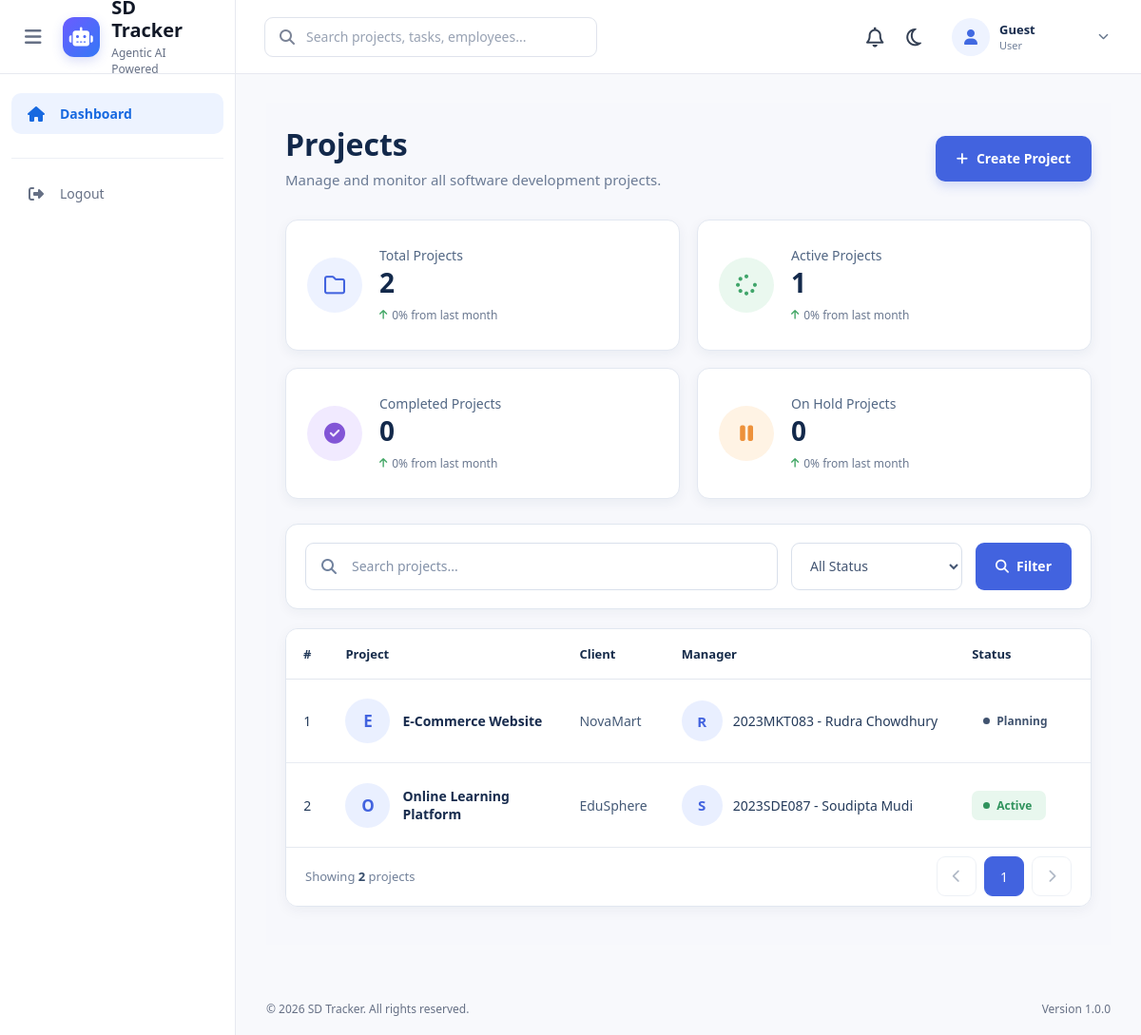
/projects/, run on the app's committed database.
### projects/models.py (models this page shows, shortened)
class Project(models.Model):
    STATUS_CHOICES = (
        ("planning", "Planning"),
        ("active", "Active"),
        ("on_hold", "On Hold"),
        ("completed", "Completed"),
        ("cancelled", "Cancelled"),
    )
    name = models.CharField(
        max_length=200
    )
    description = models.TextField(
        blank=True
    )
    client_name = models.CharField(
        max_length=150
    )
    start_date = models.DateField()
    deadline = models.DateField()
    status = models.CharField(
        max_length=20,
        choices=STATUS_CHOICES,
        default="planning"
    )
    manager = models.ForeignKey(
        Employee,
        on_delete=models.SET_NULL,
        null=True,
        related_name="managed_projects"
    )
    progress = models.PositiveIntegerField(
        default=0,
        validators=[MaxValueValidator(100)]
    )
    teams = models.ManyToManyField(
        Team,
        related_name="projects",
        blank=True
    )

### employees/models.py (models this page shows)
class Employee(models.Model):
    STATUS_CHOICES = (
        ("active", "Active"),
        ("on_leave", "On Leave"),
        ("inactive", "Inactive"),
    )
    user = models.OneToOneField(
        User,
        on_delete=models.CASCADE,
        related_name="employee"
    )
    employee_id = models.CharField(
        max_length=20,
        unique=True
    )
    designation = models.CharField(
        max_length=100
    )
    department = models.CharField(
        max_length=100
    )
    skills = models.TextField(
        blank=True
    )
    joining_date = models.DateField()
    status = models.CharField(
        max_length=20,
        choices=STATUS_CHOICES,
        default="active"
    )
    def __str__(self):
        return f"{self.employee_id} - {self.user.get_full_name()}"

### projects/views.py (the view)
# urls.py: path("",views.project_list,name="project_list"),
def project_list(request):
    projects = Project.objects.all()
    search_query = request.GET.get("search")
    if search_query:
        projects = projects.filter(
            Q(name__icontains=search_query) |
            Q(client_name__icontains=search_query)
        )
    status = request.GET.get("status")
    if status:
        projects = projects.filter(
            status=status
        )
    total_projects = Project.objects.count()
    active_projects = Project.objects.filter(
        status="active"
    ).count()
    completed_projects = Project.objects.filter(
        status="completed"
    ).count()
    on_hold_projects = Project.objects.filter(
        status="on_hold"
    ).count()
    context = {
        "projects": projects,
        "total_projects": total_projects,
        "active_projects": active_projects,
        "completed_projects": completed_projects,
        "on_hold_projects": on_hold_projects,
        "status_choices": Project.STATUS_CHOICES,
    }
    return render(
        request,
        "projects/project_list.html",
        context
    )

### projects/templates/projects/project_list.html (shortened to what this page needs)
{% extends "base.html" %}
{% load static %}
{% block extra_css %}
<link rel="stylesheet" href="{% static 'css/projects/project_list.css' %}">
{% endblock %}
{% block content %}
<div class="projects-page">
    <div class="page-header">
        <div>
            <h1>Projects</h1>
            <p>Manage and monitor all software development projects.</p>
        </div>
        <a href="{% url 'project_create' %}" class="create-button">
            <i class="fa-solid fa-plus"></i>
            Create Project
        </a>
    </div>
    <div class="stats-grid">
        <div class="stat-card">
            <div class="stat-icon stat-blue">
                <i class="fa-regular fa-folder"></i>
            </div>
            <div class="stat-content">
                <p>Total Projects</p>
                <h2>{{ total_projects }}</h2>
                <span class="stat-growth">
                    <i class="fa-solid fa-arrow-up"></i>
                    0% from last month
                </span>
            </div>
        </div>
        <div class="stat-card">
            <div class="stat-icon stat-green">
                <i class="fa-solid fa-spinner"></i>
            </div>
            <div class="stat-content">
                <p>Active Projects</p>
                <h2>{{ active_projects }}</h2>
                <span class="stat-growth">
                    <i class="fa-solid fa-arrow-up"></i>
                    0% from last month
                </span>
            </div>
        </div>
        <div class="stat-card">
            <div class="stat-icon stat-purple">
                <i class="fa-solid fa-circle-check"></i>
            </div>
            <div class="stat-content">
                <p>Completed Projects</p>
                <h2>{{ completed_projects }}</h2>
                <span class="stat-growth">
                    <i class="fa-solid fa-arrow-up"></i>
                    0% from last month
                </span>
            </div>
        </div>
        <div class="stat-card">
            <div class="stat-icon stat-orange">
                <i class="fa-solid fa-pause"></i>
            </div>
            <div class="stat-content">
                <p>On Hold Projects</p>
                <h2>{{ on_hold_projects }}</h2>
                <span class="stat-growth">
                    <i class="fa-solid fa-arrow-up"></i>
                    0% from last month
                </span>
            </div>
        </div>
    </div>
    <form method="GET" class="project-filter">
        <div class="search-box">
            <input
                type="text"
                name="search"
                placeholder="Search projects..."
                value="{{ request.GET.search|default:'' }}"
            >
        </div>
        <select name="status">
            <option value="">
                All Status
            </option>
        </select>
        <button type="submit">
            <i class="fa-solid fa-magnifying-glass"></i>
            Filter
        </button>
    </form>
    <div class="table-card">
        <table>
            <thead>
                <tr>
                    <th class="number-column">
                        #
                    </th>
                    <th>
                        Project
                    </th>
                    <th>
                        Client
                    </th>
                    <th>
                        Manager
                    </th>
                    <th>
                        Status
                    </th>
                    <th>
                    </th>
                </tr>
            </thead>
            <tbody>
                {% for project in projects %}
                <tr>
                    <td class="number-column">
                        {{ forloop.counter }}
                    </td>
                    <td>
                        <div class="project-info">
                            <div class="project-avatar">
                                {{ project.name|first|upper }}
                            </div>
                            <div>
                                <a
                                    href="{% url 'project_detail' project.id %}"
                                    class="project-name"
                                >
                                    {{ project.name }}
                                </a>
                            </div>
                        </div>
                    </td>
                    <td>
                        <span class="client-name">
                            {{ project.client_name }}
                        </span>
                    </td>
                    <td>
                        {% if project.manager %}
                            <div class="manager-info">
                                <div class="manager-avatar">
                                    {{ project.manager.user.first_name|first|upper }}
                                </div>
                                <span>
                                    {{ project.manager }}
                                </span>
                            </div>
                        {% else %}
                            <span class="no-manager">
                                No Manager Assigned
                            </span>
                        {% endif %}
                    </td>
                    <td>
                        <span class="status {{ project.status }}">
                            <span class="status-dot"></span>
                            {{ project.get_status_display }}
                        </span>
                    </td>
                    <td>
                    </td>
                </tr>
                {% endfor %}
            </tbody>
        </table>
        <div class="table-footer">
            <div class="showing-count">
                Showing
                <strong>{{ projects|length }}</strong>
                projects
            </div>
            <div class="pagination">
                <button
                    type="button"
                    class="pagination-btn"
                    disabled
                >
                    <i class="fa-solid fa-chevron-left"></i>
                </button>
                <button
                    type="button"
                    class="pagination-btn active"
                >
                    1
                </button>
                <button
                    type="button"
                    class="pagination-btn"
                    disabled
                >
                    <i class="fa-solid fa-chevron-right"></i>
                </button>
            </div>
        </div>
    </div>
</div>
{% endblock %}

### static/css/style.css (style rules this page uses)
* { margin: 0; padding: 0; box-sizing: border-box; }
html { scroll-behavior: smooth; }
:root { --bg-main: #f7f8fc; --bg-card: #ffffff; --bg-navbar: #ffffff; --bg-sidebar: #ffffff; --text-main: #172033; --text-heading: #101828; --text-muted: #667085; --border-color: #e7e9f0; --input-bg: #ffffff; --hover-bg: #f4f7fc; }
body { font-family: "Segoe UI", Arial, sans-serif; background: var(--bg-main); color: var(--text-main); min-height: 100vh; }
a { text-decoration: none; color: inherit; }
button, input { font-family: inherit; }
button { cursor: pointer; }
.stats-grid { display: grid; grid-template-columns: repeat(4, 1fr); gap: 16px; margin-bottom: 18px; }
.stat-card { background: #ffffff; border: 1px solid #e4e7ec; border-radius: 11px; padding: 20px; min-height: 120px; display: flex; align-items: center; gap: 18px; transition: 0.2s ease; }
.stat-icon { width: 62px; height: 62px; border-radius: 15px; display: flex; align-items: center; justify-content: center; font-size: 27px; }
.stat-content p { font-size: 13px; color: #667085; margin-bottom: 7px; }
.status { display: inline-flex; align-items: center; padding: 5px 9px; border-radius: 6px; font-size: 11px; font-weight: 600; }
.page-header { display: flex; align-items: center; justify-content: space-between; margin-bottom: 25px; }
.page-header h1 { font-size: 25px; color: #101828; }
.page-header p { margin-top: 5px; font-size: 13px; color: #667085; }
@media (max-width: 1200px) { .stats-grid { grid-template-columns: repeat(2, 1fr); } }

### data on the page
Project: name|first "E", name "E-Commerce Website", client_name "NovaMart", manager.user.first_name|first "R", manager "2023MKT083 - Rudra Chowdhury", status "Planning"
Project: name|first "O", name "Online Learning Platform", client_name "EduSphere", manager.user.first_name|first "S", manager "2023SDE087 - Soudipta Mudi", status "Active"

### other printed values
{{ total_projects }} "2"
{{ active_projects }} "1"
{{ completed_projects }} "0"
{{ on_hold_projects }} "0"
{{ projects|length }} "2"
